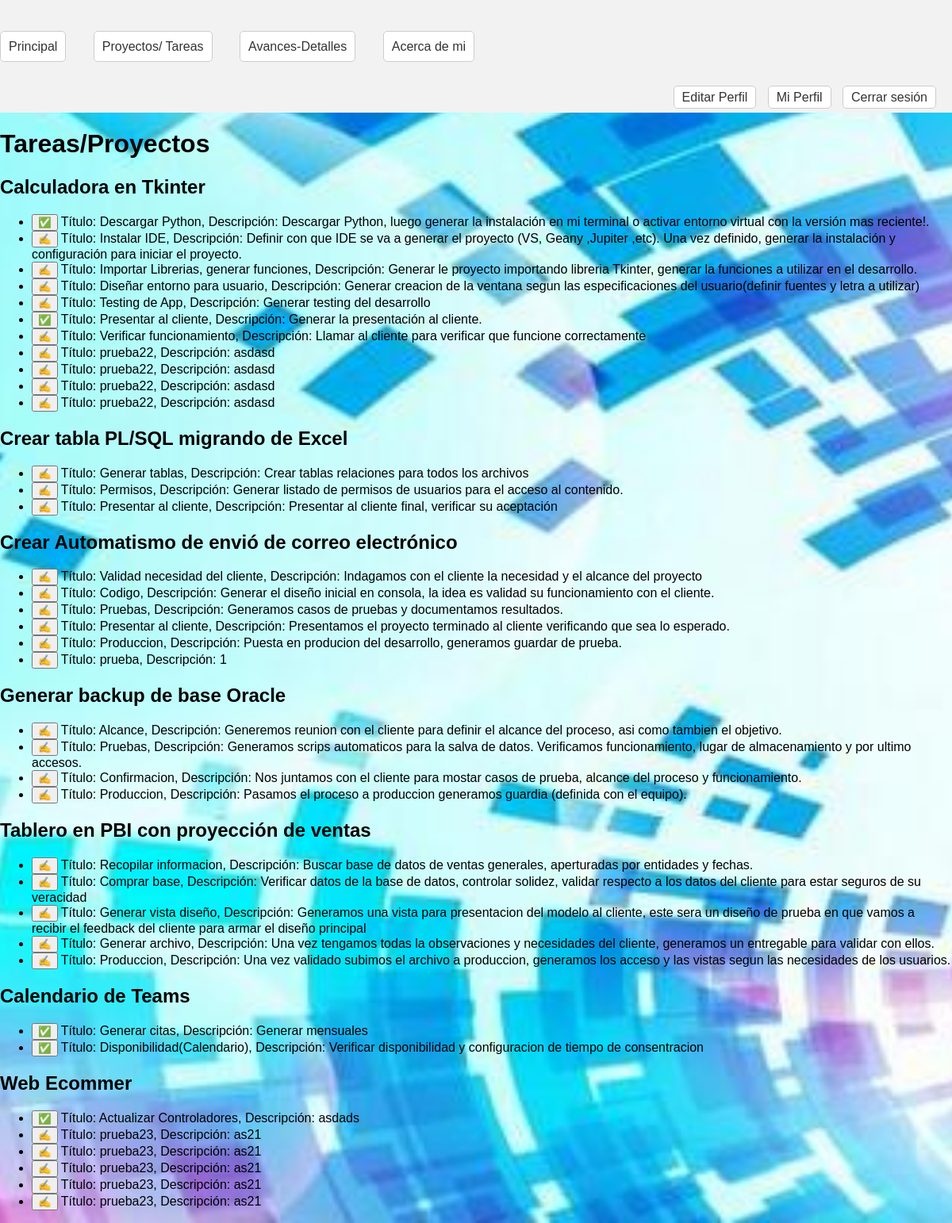
The app's page /tareas/ (signed in) with its own data.
### app1/models.py (models this page shows, shortened)
class Proyectos(models.Model):
    nombre=models.CharField(max_length=100)
    fechacreacion=models.DateField()

class Tareas(models.Model):
    titulo=models.CharField(max_length=100)
    descripcion=models.TextField()
    asociado=models.ForeignKey(Proyectos,on_delete=models.CASCADE)
    estado= models.BooleanField(default=False)

### app1/views.py (the view)
# urls.py: path('tareas/',mis_tareas),
@login_required
def mis_tareas(requets):
    pendientes=Tareas.objects.values()
    pendientes2=Proyectos.objects.values()
    tus_datos = sorted(pendientes, key=lambda x: x['asociado_id'])
    grupos = {k: list(g) for k, g in groupby(tus_datos, key=lambda x: x['asociado_id'])}
    mati = []
    for asociado_id, items in grupos.items():
        asociado_dict = {'asociado_id': asociado_id, 'tareas': []}
        for item in items:
            tarea_dict = {
                'id': item['id'],
                'titulo': item['titulo'],
                'descripcion': item['descripcion'],
                'estado': item['estado']
                }
            proyecto_id = item.get('proyecto_id')
            proyecto_info = next((p for p in pendientes2 if p['id'] == proyecto_id), None)
            if proyecto_info:
                tarea_dict['proyecto'] = {
                    'id': proyecto_info['id'],
                    'nombre': proyecto_info['nombre'],
                    'fechacreacion': proyecto_info['fechacreacion']
                }
            asociado_dict['tareas'].append(tarea_dict)
        mati.append(asociado_dict)
    return render(requets,'mistareas.html',{'pendientes':mati,'pendientes2':pendientes2})

### app1/templates/mistareas.html (shortened to what this page needs)
{% extends 'herencia.html' %}
{% load static %}
{% block dinamico %}
<h1>Tareas/Proyectos</h1>
{% for proyecto in pendientes2 %}
  <h2>{{ proyecto.nombre }}</h2>
  <ul>
    {% for asociado in pendientes %}
      {% if asociado.asociado_id == proyecto.id %}
        {% for tarea in asociado.tareas %}
          <li>
            <button> {% if tarea.estado == False %}✍{% else %} ✅ {% endif %} </button> Título: {{ tarea.titulo }}, Descripción: {{ tarea.descripcion }}
          </li>
        {% endfor %}
      {% endif %}
    {% endfor %}
  </ul>
{% endfor %}
{% endblock %}

### app1/templates/herencia.html (style rules this page uses)
body { margin: 10px; padding: 0; font-family: Arial, sans-serif; }
body { margin: 0; padding: 0; font-family: Arial, sans-serif; }

### records on screen
Proyectos: nombre "Calculadora en Tkinter"
Tareas: titulo "Descargar Python", descripcion "Descargar Python, luego generar la instalación en mi terminal o activar entorno virtual con la versión mas reciente!."
Tareas: titulo "Instalar IDE", descripcion "Definir con que IDE se va a generar el proyecto (VS, Geany ,Jupiter ,etc). Una vez definido, generar la instalación y configuración para iniciar el proyecto."
Tareas: titulo "Importar Librerias, generar funciones", descripcion "Generar le proyecto importando libreria Tkinter, generar la funciones a utilizar en el desarrollo."
Tareas: titulo "Diseñar entorno para usuario", descripcion "Generar creacion de la ventana segun las especificaciones del usuario(definir fuentes y letra a utilizar)"
Tareas: titulo "Testing de App", descripcion "Generar testing del desarrollo"
Tareas: titulo "Presentar al cliente", descripcion "Generar la presentación al cliente."
Tareas: titulo "Verificar funcionamiento", descripcion "Llamar al cliente para verificar que funcione correctamente"
Tareas: titulo "prueba22", descripcion "asdasd"
Tareas: titulo "prueba22", descripcion "asdasd"
Tareas: titulo "prueba22", descripcion "asdasd"
Tareas: titulo "prueba22", descripcion "asdasd"
Proyectos: nombre "Crear tabla PL/SQL migrando de Excel"
Tareas: titulo "Generar tablas", descripcion "Crear tablas relaciones para todos los archivos"
Tareas: titulo "Permisos", descripcion "Generar listado de permisos de usuarios para el acceso al contenido."
Tareas: titulo "Presentar al cliente", descripcion "Presentar al cliente final, verificar su aceptación"
Proyectos: nombre "Crear Automatismo de envió de correo electrónico", descripcion "1"
Tareas: titulo "Validad necesidad del cliente", descripcion "Indagamos con el cliente la necesidad y el alcance del proyecto"
Tareas: titulo "Codigo", descripcion "Generar el diseño inicial en consola, la idea es validad su funcionamiento con el cliente."
Tareas: titulo "Pruebas", descripcion "Generamos casos de pruebas y documentamos resultados."
Tareas: titulo "Presentar al cliente", descripcion "Presentamos el proyecto terminado al cliente verificando que sea lo esperado."
Tareas: titulo "Produccion", descripcion "Puesta en producion del desarrollo, generamos guardar de prueba."
Tareas: titulo "prueba"
Proyectos: nombre "Generar backup de base Oracle"
Tareas: titulo "Alcance", descripcion "Generemos reunion con el cliente para definir el alcance del proceso, asi como tambien el objetivo."
Tareas: titulo "Pruebas", descripcion "Generamos scrips automaticos para la salva de datos. Verificamos funcionamiento, lugar de almacenamiento y por ultimo accesos."
Tareas: titulo "Confirmacion", descripcion "Nos juntamos con el cliente para mostar casos de prueba, alcance del proceso y funcionamiento."
Tareas: titulo "Produccion", descripcion "Pasamos el proceso a produccion generamos guardia (definida con el equipo)."
Proyectos: nombre "Tablero en PBI con proyección de ventas"
Tareas: titulo "Recopilar informacion", descripcion "Buscar base de datos de ventas generales, aperturadas por entidades y fechas."
Tareas: titulo "Comprar base", descripcion "Verificar datos de la base de datos, controlar solidez, validar respecto a los datos del cliente para estar seguros de su veracidad"
Tareas: titulo "Generar vista diseño", descripcion "Generamos una vista para presentacion del modelo al cliente, este sera un diseño de prueba en que vamos a recibir el feedback del cliente para armar el diseño principal"
Tareas: titulo "Generar archivo", descripcion "Una vez tengamos todas la observaciones y necesidades del cliente, generamos un entregable para validar con ellos."
Tareas: titulo "Produccion", descripcion "Una vez validado subimos el archivo a produccion, generamos los acceso y las vistas segun las necesidades de los usuarios."
Proyectos: nombre "Calendario de Teams"
Tareas: titulo "Generar citas", descripcion "Generar mensuales"
Tareas: titulo "Disponibilidad(Calendario)", descripcion "Verificar disponibilidad y configuracion de tiempo de consentracion"
Proyectos: nombre "Web Ecommer"
Tareas: titulo "Actualizar Controladores", descripcion "asdads"
Tareas: titulo "prueba23", descripcion "as21"
Tareas: titulo "prueba23", descripcion "as21"
Tareas: titulo "prueba23", descripcion "as21"
Tareas: titulo "prueba23", descripcion "as21"
Tareas: titulo "prueba23", descripcion "as21"
